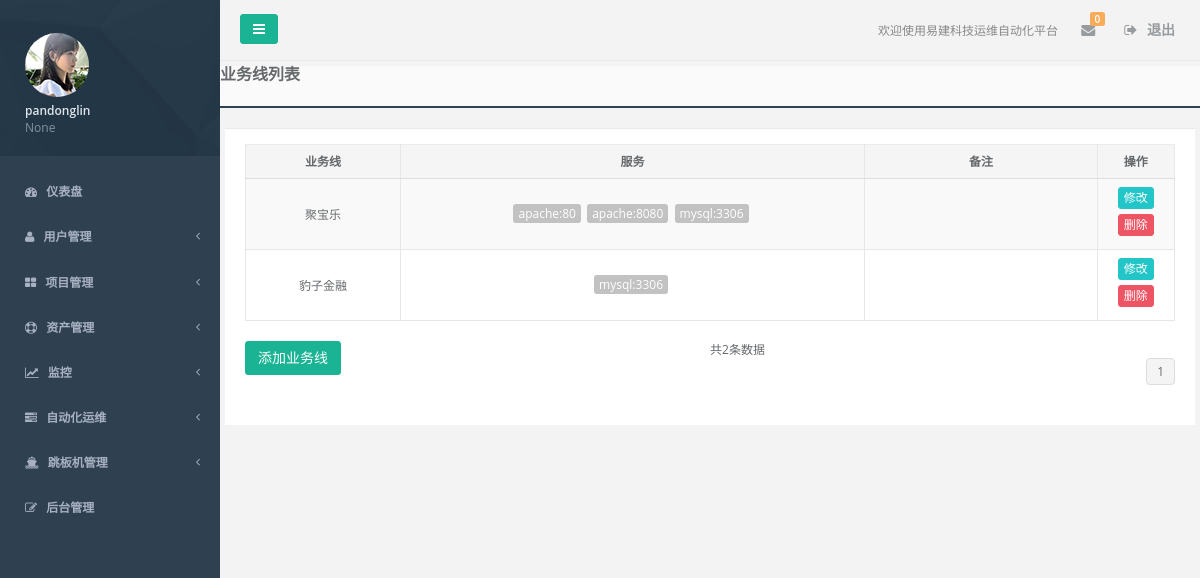
The app's page /common/business_list/ (signed in), older data.
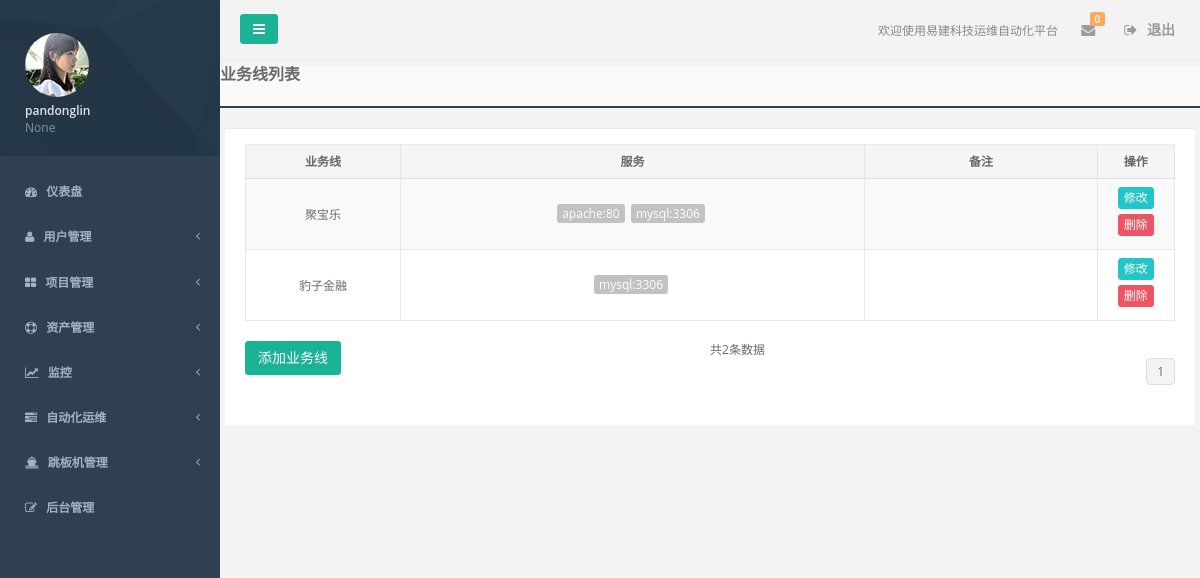
The same page, newer data.
### assets/models.py (models this page shows, shortened)
class BusinessUnit(models.Model):
    service = models.ManyToManyField('Service')
    name = models.CharField(max_length=64, unique=True, verbose_name='业务线')
    memo = models.TextField(blank=True, null=True, verbose_name='备注')
    class Meta:
        verbose_name = '业务线'
        verbose_name_plural = verbose_name

class Service(models.Model):
    host = models.ManyToManyField('Host')
    name = models.CharField(max_length=64, verbose_name='服务名')
    port = models.IntegerField(verbose_name="端口")
    memo = models.TextField(blank=True, null=True, verbose_name='备注')
    class Meta:
        verbose_name = '服务'
        verbose_name_plural = verbose_name
        unique_together = ("name", "port")

### common/views.py (the view)
@login_required
def business_list(request):
    business_obj = models.BusinessUnit.objects.all()
    paginator = Paginator(business_obj, 10)
    page = request.GET.get('page')
    try:
        page_obj = paginator.page(page)
    except (InvalidPage, PageNotAnInteger):
        page_obj = paginator.page(1)
    except EmptyPage:
        page_obj = paginator.page(paginator.num_pages)
    return render(request, "common/business_list.html", locals())

### accounts/context_processors.py (called while the page is built)
def global_setting(request):
    return locals()

### pagination/templatetags/custom_pagination.py (called while the page is built, shortened)
@register.simple_tag
def guess_page(request, paginator_obj, loop_counter):
    abs_full_url = request.get_full_path()
    if "?page=" in abs_full_url:
        url = re.sub("page=\d+", "page=%s" % loop_counter, request.get_full_path())
    elif "?" in abs_full_url:
        url = "%s&page=%s" % (request.get_full_path(), loop_counter)
    else:
        url = "%s?page=%s" % (request.get_full_path(), loop_counter)
    if loop_counter == paginator_obj.number: #current page
        page_ele = '''<li class='active'><a href="{abs_url}">{page_num}</a></li>'''.format(abs_url=url,
                                                                                            page_num=loop_counter)
        return format_html(page_ele)

### templates/common/business_list.html (shortened to what this page needs)
{% extends 'base.html' %}
{% block content %}
    <div class="content-tabs">
        <h3><strong>业务线列表</strong></h3>
    </div>
    <div class="wrapper wrapper-content animated fadeInRight">
        <div class="ibox float-e-margins row">
            <div class="ibox-content">
                <form class="form-horizontal" action="" method="post">
                    <div id="replace">
                        <table class="table table-striped table-bordered table-hover">
                            <thead>
                            <tr>
                                <th class="text-center col-sm-2">业务线</th>
                                <th class="text-center">服务</th>
                                <th class="text-center col-sm-3">备注</th>
                                <th class="text-center col-sm-1">操作</th>
                            </tr>
                            </thead>
                            <tbody>
                            {% for item in page_obj %}
                                <tr class="gradeX" id="{{ item.id }}">
                                    <td class="text-center">{{ item.name }}</td>
                                    <td class="text-center" name="service">
                                        {% for i in item.service.all %}
                                            <span class="btn-xs btn-default">{{ i.name }}:{{ i.port }}</span>&nbsp
                                        {% endfor %}
                                    </td>
                                    <td class="text-center" name="memo">{{ item.memo }}</td>
                                    <td class="text-center">
                                        <a href="{% url 'business_update' item.id %}" class="btn btn-xs btn-info"
                                           target="_blank">修改</a>
                                        <button type="button" class="btn btn-xs btn-danger demo3">删除</button>
                                    </td>
                                </tr>
                            {% endfor %}
                            </tbody>
                        </table>
                        <div class="row">
                            <span> 共{{ paginator.count }}条数据</span>
                            <div class="col-sm-6">
                                <div id="business_add">
                                    <a href="{% url 'business_add' %}" class="btn btn-primary">添加业务线</a>
                                </div>
                            </div>
                            {% include 'pagination/cust_pagination.html' %}
                        </div>
                    </div>
                </form>
            </div>
        </div>
    </div>
{% endblock %}

Row changes from the older to the newer data that the page shows:
removed Service: name "apache", port "8080", shown under BusinessUnit "聚宝乐"
